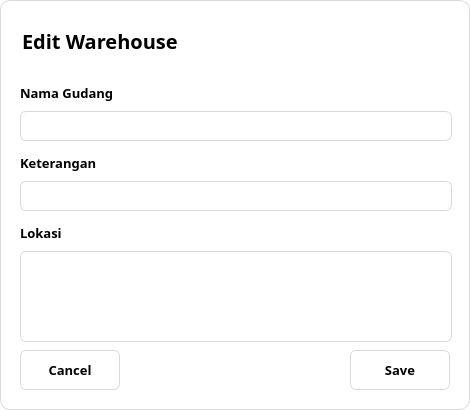
<?xml version="1.0" encoding="UTF-8"?>
<ui version="4.0">
 <class>Dialog</class>
 <widget class="QDialog" name="Dialog">
  <property name="geometry">
   <rect>
    <x>0</x>
    <y>0</y>
    <width>470</width>
    <height>410</height>
   </rect>
  </property>
  <property name="minimumSize">
   <size>
    <width>470</width>
    <height>410</height>
   </size>
  </property>
  <property name="maximumSize">
   <size>
    <width>470</width>
    <height>410</height>
   </size>
  </property>
  <property name="windowTitle">
   <string>Dialog</string>
  </property>
  <property name="styleSheet">
   <string notr="true">QDialog{
	background-color: white;
	border: 1px solid #D9D9D9;
	border-radius: 10px;
}</string>
  </property>
  <widget class="QWidget" name="layoutWidget">
   <property name="geometry">
    <rect>
     <x>20</x>
     <y>20</y>
     <width>228</width>
     <height>42</height>
    </rect>
   </property>
   <layout class="QHBoxLayout" name="horizontalLayout">
    <property name="spacing">
     <number>6</number>
    </property>
    <item>
     <widget class="QLabel" name="label">
      <property name="minimumSize">
       <size>
        <width>180</width>
        <height>40</height>
       </size>
      </property>
      <property name="maximumSize">
       <size>
        <width>180</width>
        <height>40</height>
       </size>
      </property>
      <property name="font">
       <font>
        <family>Poppins</family>
        <pointsize>15</pointsize>
        <weight>75</weight>
        <bold>true</bold>
       </font>
      </property>
      <property name="text">
       <string>Edit Warehouse</string>
      </property>
     </widget>
    </item>
    <item>
     <widget class="QLabel" name="label_2">
      <property name="minimumSize">
       <size>
        <width>35</width>
        <height>35</height>
       </size>
      </property>
      <property name="maximumSize">
       <size>
        <width>35</width>
        <height>35</height>
       </size>
      </property>
      <property name="text">
       <string/>
      </property>
      <property name="pixmap">
       <pixmap resource="../assets/icons/resources.qrc">:/icons/edit-blue.svg</pixmap>
      </property>
      <property name="scaledContents">
       <bool>true</bool>
      </property>
     </widget>
    </item>
   </layout>
  </widget>
  <widget class="QPushButton" name="closeBtn">
   <property name="geometry">
    <rect>
     <x>430</x>
     <y>5</y>
     <width>35</width>
     <height>35</height>
    </rect>
   </property>
   <property name="styleSheet">
    <string notr="true">QPushButton{
	border: none;
}

QPushButton:hover{
	border-left: 1px solid #D9D9D9;
	border-bottom: 1px solid #D9D9D9;
	border-bottom-left-radius: 6px;
}</string>
   </property>
   <property name="text">
    <string/>
   </property>
   <property name="icon">
    <iconset resource="../assets/icons/resources.qrc">
     <normaloff>:/icons/close-blue.svg</normaloff>:/icons/close-blue.svg</iconset>
   </property>
   <property name="iconSize">
    <size>
     <width>20</width>
     <height>20</height>
    </size>
   </property>
   <property name="checkable">
    <bool>true</bool>
   </property>
  </widget>
  <widget class="QWidget" name="layoutWidget_2">
   <property name="geometry">
    <rect>
     <x>20</x>
     <y>80</y>
     <width>432</width>
     <height>61</height>
    </rect>
   </property>
   <layout class="QVBoxLayout" name="verticalLayout">
    <item>
     <widget class="QLabel" name="label_3">
      <property name="font">
       <font>
        <family>Poppins</family>
        <pointsize>10</pointsize>
        <weight>75</weight>
        <bold>true</bold>
       </font>
      </property>
      <property name="text">
       <string>Nama Gudang</string>
      </property>
     </widget>
    </item>
    <item>
     <widget class="QLineEdit" name="editWarehouseName">
      <property name="minimumSize">
       <size>
        <width>430</width>
        <height>30</height>
       </size>
      </property>
      <property name="font">
       <font>
        <family>Poppins</family>
        <weight>75</weight>
        <bold>true</bold>
       </font>
      </property>
      <property name="styleSheet">
       <string notr="true">QLineEdit{
	border: 1px solid #D9D9D9;
	border-radius: 6px;
	padding:0 10px 0 10px;
}

QLineEdit:focus{
	border: 1px solid #3D6CEE;
}</string>
      </property>
     </widget>
    </item>
   </layout>
  </widget>
  <widget class="QWidget" name="layoutWidget_7">
   <property name="geometry">
    <rect>
     <x>20</x>
     <y>150</y>
     <width>432</width>
     <height>61</height>
    </rect>
   </property>
   <layout class="QVBoxLayout" name="verticalLayout_7">
    <item>
     <widget class="QLabel" name="label_9">
      <property name="font">
       <font>
        <family>Poppins</family>
        <pointsize>10</pointsize>
        <weight>75</weight>
        <bold>true</bold>
       </font>
      </property>
      <property name="text">
       <string>Keterangan</string>
      </property>
     </widget>
    </item>
    <item>
     <widget class="QLineEdit" name="editDescription">
      <property name="minimumSize">
       <size>
        <width>430</width>
        <height>30</height>
       </size>
      </property>
      <property name="font">
       <font>
        <family>Poppins</family>
        <weight>75</weight>
        <bold>true</bold>
       </font>
      </property>
      <property name="styleSheet">
       <string notr="true">QLineEdit{
	border: 1px solid #D9D9D9;
	border-radius: 6px;
	padding:0 10px 0 10px;
}

QLineEdit:focus{
	border: 1px solid #3D6CEE;
}</string>
      </property>
      <property name="maxLength">
       <number>430</number>
      </property>
      <property name="alignment">
       <set>Qt::AlignJustify|Qt::AlignVCenter</set>
      </property>
     </widget>
    </item>
   </layout>
  </widget>
  <widget class="QWidget" name="layoutWidget_8">
   <property name="geometry">
    <rect>
     <x>20</x>
     <y>220</y>
     <width>432</width>
     <height>122</height>
    </rect>
   </property>
   <layout class="QVBoxLayout" name="verticalLayout_8">
    <item>
     <widget class="QLabel" name="label_10">
      <property name="font">
       <font>
        <family>Poppins</family>
        <pointsize>10</pointsize>
        <weight>75</weight>
        <bold>true</bold>
       </font>
      </property>
      <property name="text">
       <string>Lokasi</string>
      </property>
     </widget>
    </item>
    <item>
     <widget class="QLineEdit" name="editLocation">
      <property name="minimumSize">
       <size>
        <width>430</width>
        <height>91</height>
       </size>
      </property>
      <property name="font">
       <font>
        <family>Poppins</family>
        <weight>75</weight>
        <bold>true</bold>
       </font>
      </property>
      <property name="styleSheet">
       <string notr="true">QLineEdit{
	border: 1px solid #D9D9D9;
	border-radius: 6px;
	padding:0 10px 0 10px;
}

QLineEdit:focus{
	border: 1px solid #3D6CEE;
}</string>
      </property>
      <property name="maxLength">
       <number>430</number>
      </property>
      <property name="alignment">
       <set>Qt::AlignJustify|Qt::AlignTop</set>
      </property>
     </widget>
    </item>
   </layout>
  </widget>
  <widget class="QPushButton" name="saveBtn">
   <property name="geometry">
    <rect>
     <x>350</x>
     <y>350</y>
     <width>100</width>
     <height>40</height>
    </rect>
   </property>
   <property name="font">
    <font>
     <family>Poppins</family>
     <pointsize>10</pointsize>
     <weight>75</weight>
     <bold>true</bold>
    </font>
   </property>
   <property name="styleSheet">
    <string notr="true">QPushButton{
	background-color: white;
	border: 1px solid #D9D9D9;
	border-radius: 6px;
}

QPushButton:hover{
	color: #3D6CEE;
	border: 1px solid #3D6CEE;
}</string>
   </property>
   <property name="text">
    <string>Save</string>
   </property>
  </widget>
  <widget class="QPushButton" name="cancelBtn">
   <property name="geometry">
    <rect>
     <x>20</x>
     <y>350</y>
     <width>100</width>
     <height>40</height>
    </rect>
   </property>
   <property name="font">
    <font>
     <family>Poppins</family>
     <pointsize>10</pointsize>
     <weight>75</weight>
     <bold>true</bold>
    </font>
   </property>
   <property name="styleSheet">
    <string notr="true">QPushButton{
	background-color: white;
	border: 1px solid #D9D9D9;
	border-radius: 6px;
}

QPushButton:hover{
	color: #3D6CEE;
	border: 1px solid #3D6CEE;
}</string>
   </property>
   <property name="text">
    <string>Cancel</string>
   </property>
  </widget>
 </widget>
 <resources>
  <include location="../assets/icons/resources.qrc"/>
 </resources>
 <connections/>
</ui>
